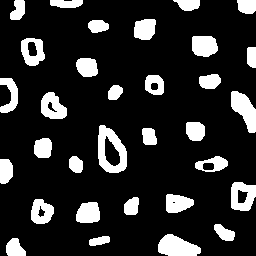
#> input picture bolhas.png, 256 x 256 px
$ jupyter execute --allow-errors Segmentacao_Labelling.ipynb   (shell and % lines are left out)
#> lines starting #> are read from the running program, lines starting #| are printed output that depends on the picture; after the words box and inside, x2 and y2 are one past the last pixel; in counts of white or black regions, pixels touching at a corner belong together
# Trabalho Pratico 4
## Disciplina de Introdução a Processamento Digital de Imagens
Alunos: Thiago Evangelista e Rafael Paranhos

### Imports

[cell 1]
import cv2
import matplotlib.pyplot as plt
import numpy as np
import random
## increse recursion limit
import sys
sys.setrecursionlimit(5000)

## 1- Lendo e Pré Processando as Imagens

[cell 2]
# Carregar a imagem e redimensionar
def load_image(image_path):
    img = cv2.imread(image_path)
    if img is None:
        print("Erro ao carregar a imagem.")
    else:
    # Redimensionar a imagem para 256x256 pixels
        img = cv2.resize(img, (256, 256))
    return img

[cell 3]
img_coins = load_image("coins-01.jpg")
img_bolhas = load_image('bolhas.png')
#> call 2 of load_image, with image_path = 'bolhas.png'
#> in load_image, img is the input picture: shape (256, 256, 3); 16.5% white; 32 white regions, largest, box (x1, y1, x2, y2) and area: (98, 125, 127, 173) 789, (158, 234, 201, 256) 669, (231, 91, 256, 133) 613
img_shapes = load_image('shapes.png')
#> call 3 of load_image, with image_path = 'shapes.png'
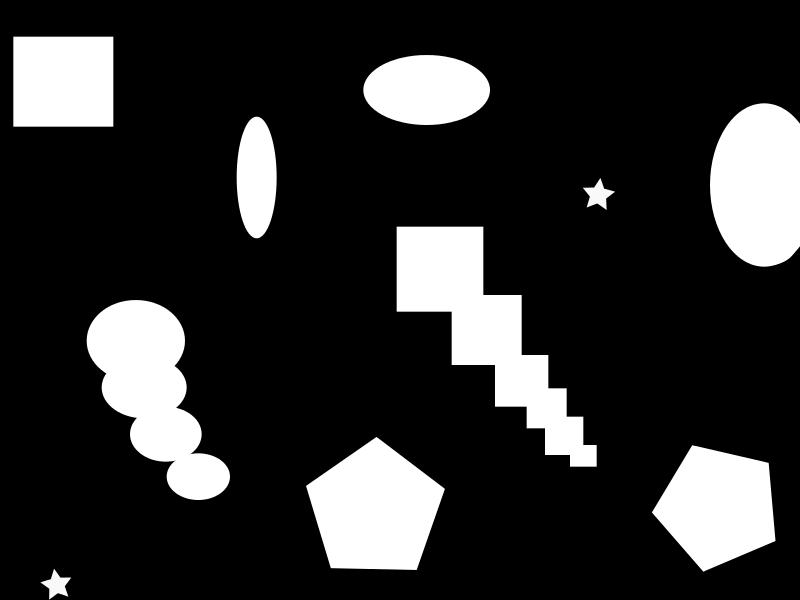
#> input picture shapes.png, 800 x 600 px
#> in load_image, img is the input picture: shape (600, 800, 3); min 0, max 255, mean 46.6
#> in load_image (call 3), `img = cv2.resize(img, (256, 256))`:
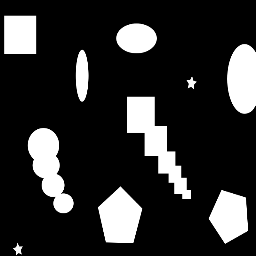
#> img: shape (256, 256, 3); min 0, max 255, mean 46.6
